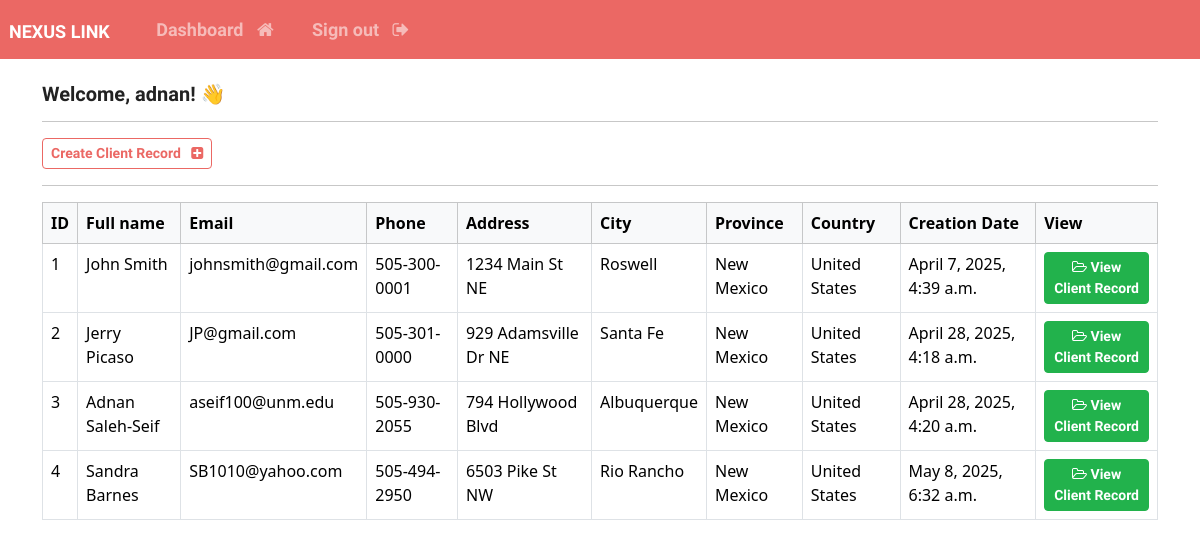
The page /dashboard (signed in) on the database its author committed.
### nexuslink/models.py (models this page shows, shortened)
class Record(models.Model):
    creation_date = models.DateTimeField(auto_now_add=True)
    first_name = models.CharField(max_length=100)
    last_name = models.CharField(max_length=100)
    email = models.CharField(max_length=225)
    phone = models.CharField(max_length=20)
    address = models.CharField(max_length=300)
    city = models.CharField(max_length=255)
    province = models.CharField(max_length=200)
    country = models.CharField(max_length=125)

### nexuslink/views.py (the view)
# urls.py: path('dashboard', views.dashboard, name="dashboard"),
@login_required(login_url='my-login')
def dashboard(request):
   my_records = Record.objects.all()
   context = {'records': my_records}
   return render(request, 'nexuslink/dashboard.html', context=context)

### nexuslink/templates/nexuslink/dashboard.html
{% extends 'nexuslink/base.html' %}
{% block content %}
    <h5> Welcome, {{user}}! 👋 </h5>
    <hr>
    <a class="btn btn-outline-primary btn-sm" href="{% url 'create-record' %}">
            Create Client Record &nbsp; <i class="fa fa-plus-square" aria-hidden="true"></i>
    </a>
    <hr>
    <table class="table table-hover table-bordered">
        <thead class="table-light">
            <tr>
                <th scope="col"> ID </th>
                <th scope="col"> Full name </th>
                <th scope="col"> Email </th>
                <th scope="col"> Phone </th>
                <th scope="col"> Address </th>
                <th scope="col"> City </th>
                <th scope="col"> Province </th>
                <th scope="col"> Country </th>
                <th scope="col"> Creation Date </th>
                <th scope="col"> View </th>
            </tr>
        </thead>
        <tbody>
        {% if records %}
            {% for record in records %}
            <tr>
                <td> {{record.id}} </td>
                <td> {{record.first_name}} {{record.last_name}} </td>
                <td> {{record.email}}</td>
                <td> {{record.phone}}</td>
                <td> {{record.address}}</td>
                <td> {{record.city}}</td>
                <td> {{record.province}}</td>
                <td> {{record.country}}</td>
                <td> {{record.creation_date}}</td>
                <td> <a class="btn btn-success btn-sm" href="{% url 'record' record.id %}"> <i class="fa fa-folder-open-o" aria-hidden="true"></i>
                    View Client Record </a> </td>
            </tr>
            {% endfor %}
        {% endif %}
        </tbody>
    </table>
{% endblock %}

### nexuslink/templates/nexuslink/base.html (shortened to what this page needs)
{% load static %}
<!DOCTYPE html>
<html>
    <head>
        <link rel="stylesheet" type="text/css" href="https://bootswatch.com/5/journal/bootstrap.min.css">
        <link rel="stylesheet" type="text/css" href="{% static 'css/styles.css' %}">
        <link rel="stylesheet" href="https://cdnjs.cloudflare.com/ajax/libs/font-awesome/4.7.0/css/font-awesome.min.css">
    </head>
    <body>
        {% include 'nexuslink/navbar.html' %}
        <div class="container">
            <br>
            {% block content %}
            {% endblock %}
        </div>
    </body>
</html>

### nexuslink/templates/nexuslink/navbar.html (shortened to what this page needs)
<nav class="navbar navbar-expand-lg navbar-dark bg-primary justify-content-center">
  <a class="navbar-brand main-heading" href="{% url '' %}">
    &nbsp; Nexus Link
  </a>
    <div class="collapse navbar-collapse text-center" id="navbarNavDropdown">
      <ul class="navbar-nav mr-auto">
        {% if user.is_authenticated %}
          <li class="nav-item">
            <a class="nav-link" href="{% url 'dashboard' %}">Dashboard &nbsp; <i class="fa fa-home" aria-hidden="true"></i> </a>
          </li>
          <li class="nav-item">
            <a class="nav-link" href="{% url 'user-logout' %}">Sign out &nbsp; <i class="fa fa-sign-out" aria-hidden="true"></i> </a>
          </li>
      </ul>
      {% endif %}
    </div>
</nav>

### rows shown on the page
Record: id "1", first_name "John", last_name "Smith", email "johnsmith@gmail.com", phone "505-300-0001", address "1234 Main St NE", city "Roswell", province "New Mexico", country "United States", creation_date "April 7, 2025, 4:39 a.m."
Record: id "2", first_name "Jerry", last_name "Picaso", email "JP@gmail.com", phone "505-301-0000", address "929 Adamsville Dr NE", city "Santa Fe", province "New Mexico", country "United States", creation_date "April 28, 2025, 4:18 a.m."
Record: id "3", first_name "Adnan", last_name "Saleh-Seif", email "aseif100@unm.edu", phone "505-930-2055", address "794 Hollywood Blvd", city "Albuquerque", province "New Mexico", country "United States", creation_date "April 28, 2025, 4:20 a.m."
Record: id "4", first_name "Sandra", last_name "Barnes", email "SB1010@yahoo.com", phone "505-494-2950", address "6503 Pike St NW", city "Rio Rancho", province "New Mexico", country "United States", creation_date "May 8, 2025, 6:32 a.m."

### other values the page prints
{{ user }} "adnan"
